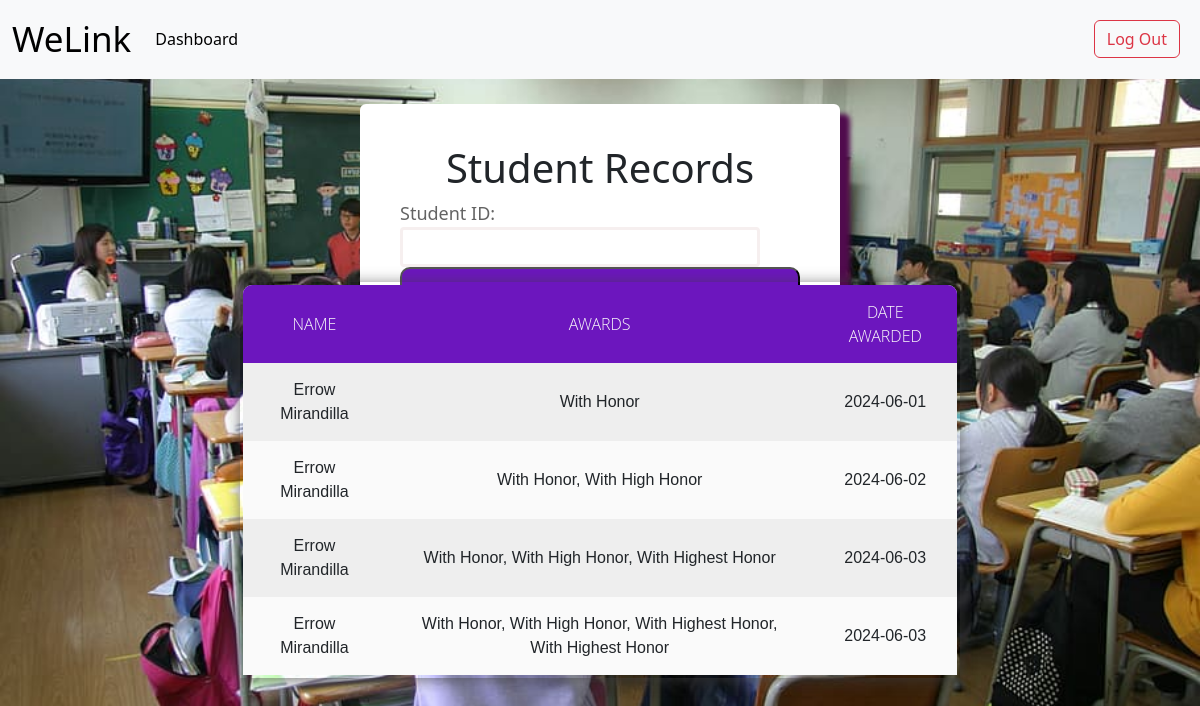
Page /records.php?student_id=101 on the committed database.
### tables this page shows
CREATE TABLE `records` (
  `name` varchar(255) NOT NULL,
  `student_id` int(100) NOT NULL,
  `awards` varchar(255) NOT NULL,
  `date_awarded` date NOT NULL
);

### records.php (the view, shortened to what this page needs)
<?php
    include "connection.php";
?>
<!DOCTYPE html>
<html>
<head>
    <link href="https://cdn.jsdelivr.net/npm/bootstrap@5.3.3/dist/css/bootstrap.min.css" rel="stylesheet">
    <link rel="stylesheet" type="text/css" href="style.css">
</head>
<body>
<?php include "navbar3.php";
    ?>
<div id ="form">
    <h1>Student Records</h1>
    <form name="form" method="GET" action="">
        <label for="student_id">Student ID:</label>
        <input type="text" id="student_id" name="student_id" required>
        <button id="btn" type="submit">Search</button>
    </form>
</div>
    <?php
    if (isset($_GET['student_id'])) {
        $student_id = $_GET['student_id'];
        $sql ="select * from records where student_id ='$student_id'";
        $result = mysqli_query($conn, $sql);
        if(mysqli_num_rows($result)>0){
            echo "<table border='3'>";
            echo "<tr><th>Name</th><th>Awards</th><th>Date Awarded</th></tr>";
            while ($row = mysqli_fetch_assoc($result)){
                echo "<tr>";
                echo "<td>", $row["name"],"</td>";
                echo "<td>", $row["awards"],"</td>";
                echo "<td>", $row["date_awarded"],"</td>";
                echo "</tr>";
            }
        } else{
            echo "No records found for STUDENT ID: "; htmlspecialchars($student_id);
        }
    }
    ?>
        </html>

### style.css (style rules this page uses)
body { background: url("images/bg.jpg"); background-repeat: no-repeat; background-size: cover; }
#form { background-color: rgb(255, 255, 255); width:28%; border-radius: 6px; margin:120px auto; padding:40px; box-shadow: 10px 10px 5px rgb(80, 11, 77); margin-top: 25px; }
h1 { text-align: center; }
input { width: 90%; border-radius: 4px; border: 3px solid #f6efef; padding: 5px; }
#btn { width: 100%; color:rgb(255, 255, 255); background-color: rgb(108, 22, 190); padding:10px; font-weight: 700; font-size: larger; border-radius: 10px; }
form label { color:rgb(100, 100, 100); font-size: 18px; font-weight:500; }
@media screen and (max-width: 1350px) { #form { width: 40%; margin-left:none; padding:40px; } }
* { margin:0; padding: 0; outline: 0; }
table { position: absolute; z-index: 2; left: 50%; top: 60%; transform: translate(-50%,-50%); width: 60%; border-collapse: collapse; border-spacing: 0; box-shadow: 0 2px 15px rgba(64,64,64,.7); border-radius: 12px 12px 0 0; overflow: hidden; }
td , th { padding: 15px 20px; text-align: center; }
th { background-color: rgb(108, 22, 190); color: #fafafa; font-family: 'Open Sans',Sans-serif; font-weight: 200; text-transform: uppercase; }
tr { width: 100%; background-color: #fafafa; font-family: 'Montserrat', sans-serif; }
tr:nth-child(even) { background-color: #eeeeee; }

### rows in the picture
records: name "Errow Mirandilla", awards "With Honor", date_awarded "2024-06-01"
records: name "Errow Mirandilla", awards "With Honor, With High Honor", date_awarded "2024-06-02"
records: name "Errow Mirandilla", awards "With Honor, With High Honor, With Highest Honor", date_awarded "2024-06-03"
records: name "Errow Mirandilla", awards "With Honor, With High Honor, With Highest Honor, With Highest Honor", date_awarded "2024-06-03"
